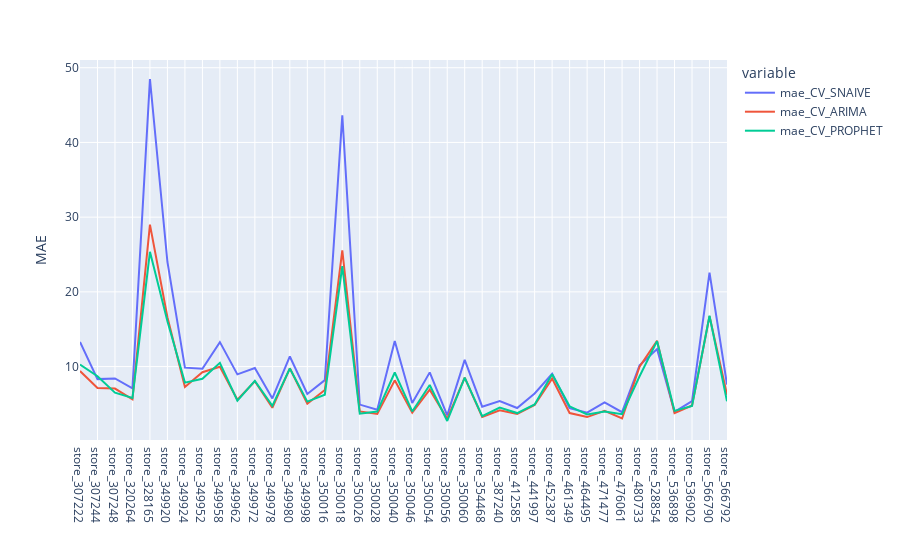

Source (notebook cell):
### Code cell
fig = score_ALL[['mae_CV_SNAIVE', 'mae_CV_ARIMA', 'mae_CV_PROPHET']].plot()
fig.update_xaxes(title_text='')
fig.update_yaxes(title_text='MAE')

### Figure 1 — Plotly figure (JSON) as saved in the notebook; plotly's stock layout.template omitted (floating-point values rounded to 4 significant figures)
{"data": [{"hovertemplate": "variable=mae_CV_SNAIVE<br>model=%{x}<br>value=%{y}<extra></extra>", "legendgroup": "mae_CV_SNAIVE", "line": {"color": "#636efa", "dash": "solid"}, "marker": {"symbol": "circle"}, "mode": "lines", "name": "mae_CV_SNAIVE", "orientation": "v", "showlegend": true, "type": "scatter", "x": ["store_307222", "store_307244", "store_307248", "store_320264", "store_328165", "store_349920", "store_349924", "store_349952", "store_349958", "store_349962", "store_349972", "store_349978", "store_349980", "store_349998", "store_350016", "store_350018", "store_350026", "store_350028", "store_350040", "store_350046", "store_350054", "store_350056", "store_350060", "store_354468", "store_387240", "store_412585", "store_441997", "store_452387", "store_461349", "store_464495", "store_471477", "store_476061", "store_480733", "store_528854", "store_536898", "store_536902", "store_566790", "store_566792"], "xaxis": "x", "y": [13.3, 8.323, 8.416, 7.101, 48.49, 24.0, 9.858, 9.716, 13.27, 8.959, 9.811, 5.742, 11.35, 6.328, 8.184, 43.65, 4.91, 4.22, 13.43, 5.113, 9.226, 3.472, 10.9, 4.634, 5.387, 4.458, 6.404, 9.036, 4.429, 3.833, 5.215, 3.897, 10.18, 12.35, 3.941, 5.384, 22.59, 7.59], "yaxis": "y"}, {"hovertemplate": "variable=mae_CV_ARIMA<br>model=%{x}<br>value=%{y}<extra></extra>", "legendgroup": "mae_CV_ARIMA", "line": {"color": "#EF553B", "dash": "solid"}, "marker": {"symbol": "circle"}, "mode": "lines", "name": "mae_CV_ARIMA", "orientation": "v", "showlegend": true, "type": "scatter", "x": ["store_307222", "store_307244", "store_307248", "store_320264", "store_328165", "store_349920", "store_349924", "store_349952", "store_349958", "store_349962", "store_349972", "store_349978", "store_349980", "store_349998", "store_350016", "store_350018", "store_350026", "store_350028", "store_350040", "store_350046", "store_350054", "store_350056", "store_350060", "store_354468", "store_387240", "store_412585", "store_441997", "store_452387", "store_461349", "store_464495", "store_471477", "store_476061", "store_480733", "store_528854", "store_536898", "store_536902", "store_566790", "store_566792"], "xaxis": "x", "y": [9.407, 7.13, 7.062, 5.616, 29.0, 16.61, 7.279, 9.246, 9.976, 5.561, 8.035, 4.489, 9.771, 5.032, 6.865, 25.56, 4.002, 3.659, 8.158, 3.839, 6.915, 3.015, 8.517, 3.263, 4.16, 3.664, 4.863, 8.395, 3.785, 3.241, 4.074, 3.057, 9.98, 13.44, 3.759, 4.787, 16.73, 6.242], "yaxis": "y"}, {"hovertemplate": "variable=mae_CV_PROPHET<br>model=%{x}<br>value=%{y}<extra></extra>", "legendgroup": "mae_CV_PROPHET", "line": {"color": "#00cc96", "dash": "solid"}, "marker": {"symbol": "circle"}, "mode": "lines", "name": "mae_CV_PROPHET", "orientation": "v", "showlegend": true, "type": "scatter", "x": ["store_307222", "store_307244", "store_307248", "store_320264", "store_328165", "store_349920", "store_349924", "store_349952", "store_349958", "store_349962", "store_349972", "store_349978", "store_349980", "store_349998", "store_350016", "store_350018", "store_350026", "store_350028", "store_350040", "store_350046", "store_350054", "store_350056", "store_350060", "store_354468", "store_387240", "store_412585", "store_441997", "store_452387", "store_461349", "store_464495", "store_471477", "store_476061", "store_480733", "store_528854", "store_536898", "store_536902", "store_566790", "store_566792"], "xaxis": "x", "y": [10.27, 8.713, 6.511, 5.813, 25.37, 16.07, 7.854, 8.368, 10.51, 5.444, 8.082, 4.752, 9.745, 5.313, 6.237, 23.43, 3.688, 3.978, 9.206, 3.997, 7.531, 2.717, 8.523, 3.364, 4.518, 3.779, 4.931, 8.976, 4.685, 3.599, 3.999, 3.638, 8.702, 13.41, 4.071, 4.716, 16.81, 5.362], "yaxis": "y"}], "layout": {"legend": {"title": {"text": "variable"}, "tracegroupgap": 0}, "margin": {"t": 60}, "xaxis": {"anchor": "y", "domain": [0, 1], "title": {"text": ""}}, "yaxis": {"anchor": "x", "domain": [0, 1], "title": {"text": "MAE"}}}}
